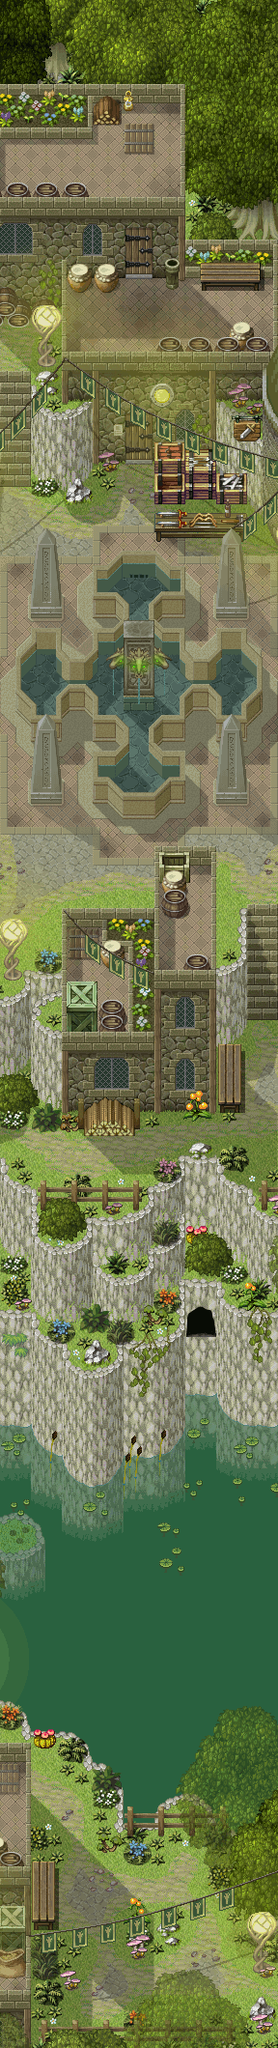

Rendered tile map (Tiled .tmx) drawn with the repository's tilesets; below, a short description and the map source with its tile grids summarised:
An orthogonal 36x265 tile map with 8x8 px tiles, 1 tile layer (Tile Layer 1), 18 tilesets and 181 objects (24x trigger, 14x pike9, 12x path, 3x pike3, 3x pike5, ...).

<map version="1.0" orientation="orthogonal" renderorder="right-up" width="36" height="265" tilewidth="8" tileheight="8" nextobjectid="468">
 <properties>
  <property name="cameraid" type="int" value="7" />
  <property name="music" type="file" value="09 - Blue Sky Laundry.vgm" />
  <property name="playerid" type="int" value="1" />
  <property name="script" value="ShmupMap" />
 </properties>
 <tileset firstgid="1" source="imp.tsx" />
 <tileset firstgid="4" source="demonizing.tsx" />
 <tileset firstgid="7" source="demonwomen.tsx" />
 <tileset firstgid="46" source="demonshots.tsx" />
 <tileset firstgid="50" source="demonbomb.tsx" />
 <tileset firstgid="58" source="infwomen.tsx" />
 <tileset firstgid="133" source="infmen.tsx" />
 <tileset firstgid="223" source="boat.tsx" />
 <tileset firstgid="224" source="ballista.tsx" />
 <tileset firstgid="248" source="humanshots.tsx" />
 <tileset firstgid="276" source="civwomen.tsx" />
 <tileset firstgid="396" source="civmen.tsx" />
 <tileset firstgid="531" source="sparks_med.tsx" />
 <tileset firstgid="547" source="test_bank.png.tsx" />
 <tileset firstgid="7331" source="hud_icons.tsx" />
 <tileset firstgid="7335" source="bombgauge.tsx" />
 <tileset firstgid="7351" source="touchmarkers.tsx" />
 <tileset firstgid="7353" source="playerhitbox.tsx" />
 <layer name="Tile Layer 1" width="36" height="265">
  <data>[9540 cells, 9540 non-empty, 6667 distinct tile ids]</data>
 </layer>
 <objectgroup name="camera" visible="0">
  <object id="7" name="camera" x="24" y="1800" width="240" height="320">
   <properties>
    <property name="collidable" type="bool" value="true" />
    <property name="pathid" type="int" value="44" />
    <property name="pathtime" type="int" value="60" />
    <property name="script" value="ShmupCam" />
    <property name="sensor" type="bool" value="true" />
   </properties>
  </object>
  <object id="44" name="path" x="24" y="1800">
   <properties>
    <property name="script" value="LinearPath" />
   </properties>
   <polyline points="0,0 0,-1800" />
  </object>
 </objectgroup>
 <objectgroup name="boss">
  <object id="261" gid="184" x="144" y="136" width="24" height="32">
   <properties>
    <property name="onDiscard" value="endMap" />
    <property name="script" value="NPCHero" />
   </properties>
  </object>
  <object id="265" name="trigger" x="0" y="0">
   <properties>
    <property name="collidable" type="bool" value="true" />
    <property name="sensor" type="bool" value="true" />
    <property name="triggertype" value="activategroup" />
   </properties>
   <polyline points="0,0 288,0" />
  </object>
 </objectgroup>
 <objectgroup name="preboss">
  <properties>
   <property name="activatemusic" type="file" value="06 - Approaching.vgm" />
   <property name="activatesound" value="alarm4.wav" />
  </properties>
  <object id="436" name="trigger" x="0" y="120">
   <properties>
    <property name="collidable" type="bool" value="true" />
    <property name="sensor" type="bool" value="true" />
    <property name="triggertype" value="activategroup" />
   </properties>
   <polyline points="0,0 288,0" />
  </object>
 </objectgroup>
 <objectgroup name="roofballistae">
  <object id="405" gid="226" x="112" y="320" width="64" height="64">
   <properties>
    <property name="script" value="VehicleBallista" />
   </properties>
  </object>
  <object id="407" gid="227" x="248" y="320" width="64" height="64">
   <properties>
    <property name="script" value="VehicleBallista" />
   </properties>
  </object>
  <object id="408" gid="226" x="176" y="320" width="64" height="64">
   <properties>
    <property name="script" value="VehicleBallista" />
   </properties>
  </object>
  <object id="409" name="trigger" x="0" y="288" width="288" height="56">
   <properties>
    <property name="collidable" type="bool" value="true" />
    <property name="sensor" type="bool" value="true" />
    <property name="triggertype" value="activategroup" />
   </properties>
  </object>
 </objectgroup>
 <objectgroup name="roofarchers2">
  <object id="290" gid="181" x="184" y="336" width="24" height="32">
   <properties>
    <property name="script" value="NPCArcher" />
   </properties>
  </object>
  <object id="294" gid="181" x="128" y="352" width="24" height="32">
   <properties>
    <property name="script" value="NPCArcher" />
   </properties>
  </object>
  <object id="300" name="trigger" x="0" y="328">
   <properties>
    <property name="collidable" type="bool" value="true" />
    <property name="sensor" type="bool" value="true" />
    <property name="triggertype" value="activategroup" />
   </properties>
   <polyline points="0,0 288,0" />
  </object>
  <object id="302" gid="181" x="232" y="336" width="24" height="32">
   <properties>
    <property name="script" value="NPCArcher" />
   </properties>
  </object>
  <object id="305" gid="181" x="80" y="352" width="24" height="32">
   <properties>
    <property name="script" value="NPCArcher" />
   </properties>
  </object>
 </objectgroup>
 <objectgroup name="knights3">
  <object id="278" name="trigger" x="0" y="432" width="288" height="8">
   <properties>
    <property name="collidable" type="bool" value="true" />
    <property name="sensor" type="bool" value="true" />
    <property name="triggertype" value="activategroup" />
   </properties>
  </object>
  </objectgroup>
 <objectgroup name="pikes5">
  <!-- 12 objects omitted --></objectgroup>
 <objectgroup name="unusedmagefirepoints" visible="0">
  <!-- 4 objects omitted --></objectgroup>
 <objectgroup name="mage">
  <!-- 6 objects omitted --></objectgroup>
 <objectgroup name="fountainarchers">
  <!-- 5 objects omitted --></objectgroup>
 <objectgroup name="knightsballistae">
  <!-- 5 objects omitted --></objectgroup>
 <objectgroup name="pikes4">
  <!-- 11 objects omitted --></objectgroup>
 <objectgroup name="roofarchers1">
  <!-- 5 objects omitted --></objectgroup>
 <objectgroup name="pikes3">
  <!-- 7 objects omitted --></objectgroup>
 <objectgroup name="pikes2">
  <!-- 6 objects omitted --></objectgroup>
 <objectgroup name="windowarcher2">
  <!-- 6 objects omitted --></objectgroup>
 <objectgroup name="windowarchers">
  <!-- 3 objects omitted --></objectgroup>
 <objectgroup name="pikes">
  <!-- 6 objects omitted --></objectgroup>
 <objectgroup name="busharchers3">
  <!-- 3 objects omitted --></objectgroup>
 <objectgroup name="busharchers2">
  <!-- 3 objects omitted --></objectgroup>
 <objectgroup name="busharchers">
  <!-- 4 objects omitted --></objectgroup>
 <objectgroup name="waterarchers">
  <!-- 3 objects omitted --></objectgroup>
 <objectgroup name="waterpikes3">
  <!-- 23 objects omitted --></objectgroup>
 <objectgroup name="waterpikes2">
  <!-- 6 objects omitted --></objectgroup>
 <objectgroup name="waterpikes">
  <!-- 6 objects omitted --></objectgroup>
 <objectgroup name="unusedcivilians" visible="0" />
 <objectgroup name="civilians">
  <!-- 15 objects omitted --></objectgroup>
 <objectgroup draworder="index" name="sparks" />
 <objectgroup name="player">
  <!-- 1 objects omitted --></objectgroup>
 <objectgroup draworder="index" name="npcshots" />
 <objectgroup draworder="index" name="hud">
  <properties>
   <property name="scoreid" type="int" value="318" />
   <property name="script" value="ShmupStatus" />
  </properties>
  <!-- 16 objects omitted --></objectgroup>
 <objectgroup name="pausemenu">
  <properties>
   <property name="script" value="PauseMenu" />
  </properties>
  <!-- 4 objects omitted --></objectgroup>
 <objectgroup name="touchcontrols" visible="0">
  <properties>
   <property name="script" value="ShmupTouchControls" />
  </properties>
  <!-- 2 objects omitted --></objectgroup>
</map>
<!-- 166 of 181 objects omitted -->
